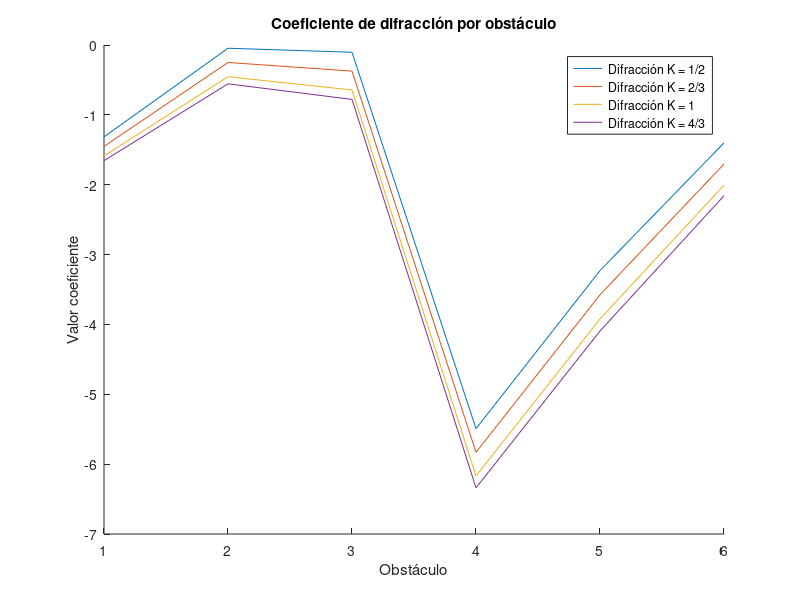
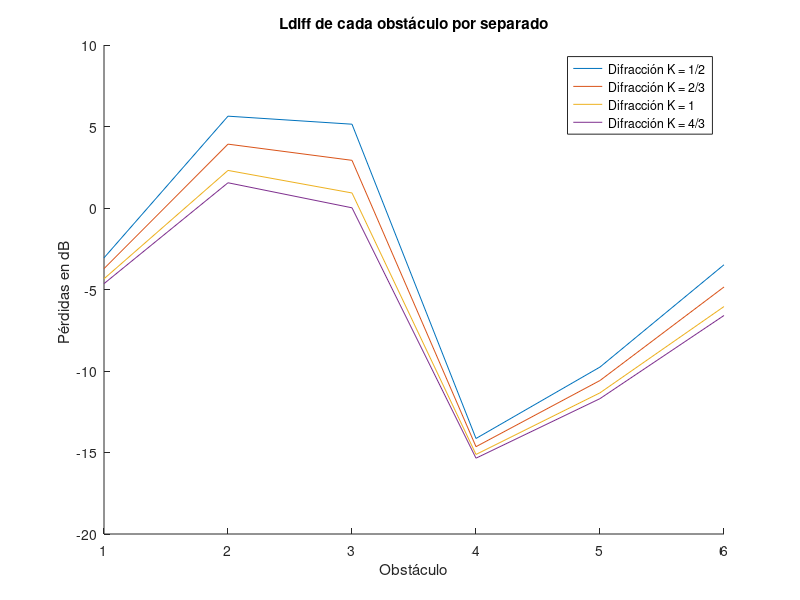
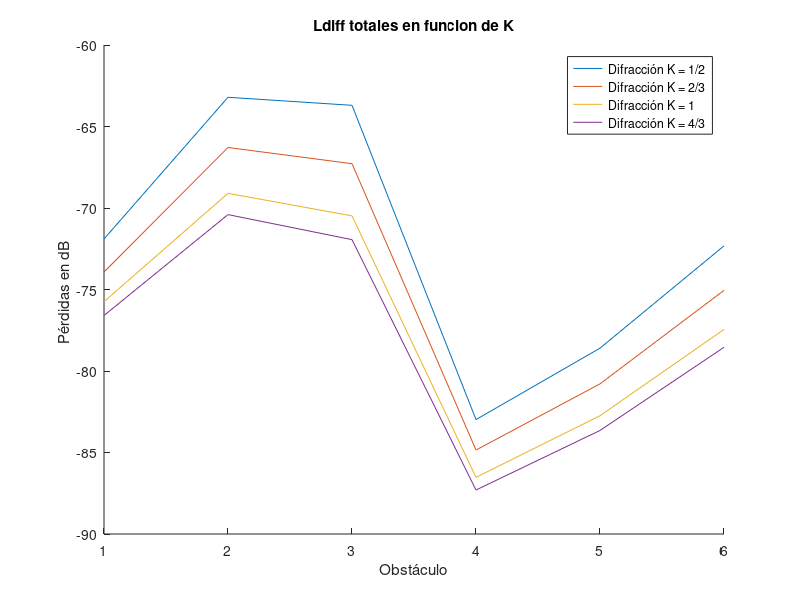
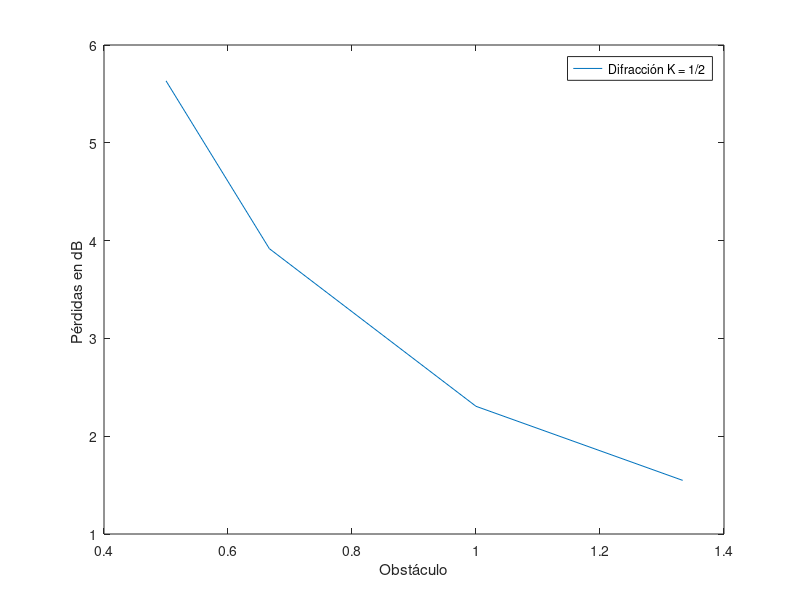

These figures' MATLAB source, in order:
clear;close all;clc;

f      = 5800e6;
c      = 3e8;
lambda = c/f;

% Alturas, distancia y radio en metros

d  = 20.09e3; %en Km
R0 = 6370e3;

e  = [797 800 803 799 735 760 788 805];
a  = [11 0 0 0 0 0 0  11];
d1 = [0 0.806e3 1.910e3 3.721e3 7.831e3 10.955e3 14.965e3 d];
d2 = d - d1;


K           = [0.5, 2/3 ,1, 4/3];
Re          = R0*K;
altura_rayo = ((e(end)+a(end)-e(1)-a(1))/d)*d1 + e(1)+a(1);
R1          = sqrt(lambda*d1.*d2/d); 

%Repito el código de Diego pero "K" es un vector, y por tanto "Re" tambien.

% -----------------------------------------------------------------------
% Esta parte elimina el primer y último elemento de los arrays, ya que se 
% corresponde con los valores de las torres y se obtienen valores que no se usan.
d1(:,1)   =[];
d1(:,end) =[];
e(:,1)    =[];
e(:,end)  =[];
R1(:,1)   =[];
R1(:,end) =[];
altura_rayo(:,1)   = [];
altura_rayo(:,end) = [];
% -----------------------------------------------------------------------
d2=d-d1;

obstaculo_mayor          = max(e);
posicion_obstaculo_mayor = find(e==obstaculo_mayor);

numero_iteraciones    = size(Re);
columnas              = size(d1);
flecha_iterada        = zeros(numero_iteraciones(2),columnas(2));
despejamiento_iterado = zeros(numero_iteraciones(2),columnas(2));
uve_iterado           = zeros(numero_iteraciones(2),columnas(2));
Ldif_iterado          = zeros(numero_iteraciones(2),columnas(2));
Ldiff_totales         = zeros(numero_iteraciones(2),columnas(2));
Ldif_sd               = zeros(1,numero_iteraciones(2));
uve_obstaculo_principal_y_subvano            = zeros(numero_iteraciones(2),3);
posicion_uve_menos_negativo_inferior_subvano = zeros(numero_iteraciones(2),3);

figure(1);title("Coeficiente de difracción por obstáculo");
for iteracion=1:numero_iteraciones(2)    
    flecha_iterada(iteracion,:)        = (d1.*d2)/(2*Re(iteracion));
    despejamiento_iterado(iteracion,:) =  e + flecha_iterada(iteracion,:) - altura_rayo;
    uve_iterado(iteracion,:)           = sqrt(2)*despejamiento_iterado(iteracion,:)./R1;
    Ldif_iterado(iteracion,:)          =  6.9 + 20*log10(sqrt((uve_iterado(iteracion,:)-0.1).^2 +1) + uve_iterado(iteracion,:)-0.1);
    
    uve_obstaculo_principal_y_subvano(iteracion,:)  = [uve_iterado(iteracion,posicion_obstaculo_mayor-1),uve_iterado(iteracion,posicion_obstaculo_mayor),uve_iterado(iteracion,posicion_obstaculo_mayor+1)];
    posicion_uve_menos_negativo_inferior_subvano    = find( (uve_iterado(iteracion,:))<(min(uve_obstaculo_principal_y_subvano(iteracion,:))), 1, 'last' );
    
    Ldif_sd(1,iteracion)      = Ldif_iterado(iteracion,posicion_uve_menos_negativo_inferior_subvano);
    Ldiff_sin_CN(iteracion,:) = Ldif_iterado(iteracion,:) + Ldif_sd(1,iteracion);
    
    hold on
    plot(uve_iterado(iteracion,:))
    xticks(1:6);
    hold off
    
end
ylabel("Valor coeficiente");xlabel("Obstáculo");
legend("Difracción K = 1/2","Difracción K = 2/3","Difracción K = 1","Difracción K = 4/3");


figure(2);title("Ldiff de cada obstáculo por separado");
for iteracion=1:numero_iteraciones(2)
    hold on 
    plot(Ldif_iterado(iteracion,:));
    xticks(1:6);
    hold off
end
ylabel("Pérdidas en dB ");xlabel("Obstáculo");
legend("Difracción K = 1/2","Difracción K = 2/3","Difracción K = 1","Difracción K = 4/3");


for mux=1:5   
    binomios(1,mux)=(d1(mux) +d1(mux+1));    
end
CN = sqrt((sum(d1)*prod(d1))/prod(binomios));

Ldiff_totales_dB  = Ldiff_sin_CN - 20*log10(CN);

figure(3);title("Ldiff totales en funcion de K");
for iteracion=1:numero_iteraciones(2)
    hold on 
    plot(Ldiff_totales_dB(iteracion,:));
    xticks(1:6);
    hold off
end
ylabel("Pérdidas en dB ");xlabel("Obstáculo");
legend("Difracción K = 1/2","Difracción K = 2/3","Difracción K = 1","Difracción K = 4/3");

figure(4);title("Ldiff totales en funcion de K");
plot(K,Ldif_iterado(:,posicion_obstaculo_mayor));
ylabel("Pérdidas en dB ");xlabel("Obstáculo");
legend("Difracción K = 1/2","Difracción K = 2/3","Difracción K = 1","Difracción K = 4/3");
